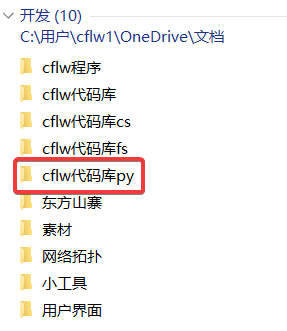
#> input picture 文档/图片/使用说明1.png, 287 x 331 px
$ python '图片添加水印.py' '../文档/图片/使用说明1.png' '../文档/图片/使用说明2.png'
#> lines starting #> are read from the running program, lines starting #| are printed output that depends on the picture
### cflw代码库py/cflw图像.py
import enum
import functools
from PIL import Image, ImageDraw	#pillow
from . import cflw数学 as 数学
from . import cflw数学_向量 as 向量
from . import cflw数学_图形 as 图形
class E定位(enum.IntEnum):
	e左上 = enum.auto()
	e中上 = enum.auto()
	e右上 = enum.auto()
	e左中 = enum.auto()
	e中间 = enum.auto()
	e右中 = enum.auto()
	e左下 = enum.auto()
	e中下 = enum.auto()
	e右下 = enum.auto()
class E寻址(enum.IntEnum):
	e环绕 = enum.auto()
	e镜面 = enum.auto()
	e夹取 = enum.auto()
	e颜色 = enum.auto()
class E采样(enum.IntEnum):
	e最近点 = enum.auto()
	e线性 = enum.auto()
class C模式:
	c二值 = "1"
	c灰度 = "L"
	c红绿蓝 = "RGB"
	c红绿蓝阿 = "RGBA"
	c印刷四色 = "CMYK"
	rgb = "RGB"
	rgba = "RGBA"
	cmyk = "CMYK"
c水印掩码 = 3
c水印透明度 = 0.05
# [4 lines left out: function fe坐标, not called in this run]
def fc图像(a数据: list, a模式: str, a尺寸: tuple, a颜色 = 0):
	v新图 = Image.new(str(a模式), a尺寸, a颜色)
	v新图.putdata(a数据)
	return v新图
def F坐标到索引(a尺寸: tuple):
	return lambda x, y: int(y * a尺寸[0] + x)
#===============================================================================
# 简单计算
#===============================================================================
#像素
def f双像素运算m(a像素0: tuple, a像素1: tuple, af运算s):
	return tuple(af运算s(v像素1, v像素2) for v像素1, v像素2 in zip(a像素0, a像素1))
def F双像素运算m(a像素0: tuple, a像素1: tuple, af运算s):
	return functools.partial(f双像素运算m, af运算s = af运算s)
def f单像素运算m(a像素: tuple, af运算s):
	return tuple(af运算s(v像素) for v像素 in a像素)
def F单像素运算m(a像素: tuple, af运算s):
	return functools.partial(f单像素运算m, af运算s = af运算s)
#类型转换
def ft尺寸(a):
	v类型 = type(a)
	if v类型 in (向量.S向量2, 向量.S向量3, 向量.S向量4):
		return a.x, a.y
	elif v类型 in (list, tuple):
		if len(a) >= 2:
			return tuple(a)
		else:
			raise ValueError("长度必需>=2")
	else:
		raise ValueError("无法识别的类型")
# [14 lines left out: function ft颜色, not called in this run]
#===============================================================================
# 像素读写
#===============================================================================
def f像素写m(a像素: tuple, a写: tuple, a掩码: int):
	"多通道"
	return f双像素运算m(a像素, a写, functools.partial(f像素写s, a掩码 = a掩码))
def f像素写s(a像素: int, a写: int, a掩码: int):
	"单通道"
	return (a像素 & ~a掩码) | (a写 & a掩码)
def f像素读m(a像素: tuple, a掩码: int):
	"多通道"
	return f单像素运算m(a像素, functools.partial(f像素读s, a掩码 = a掩码))
def f像素读s(a像素: int, a掩码: int):
	"单通道"
	return a像素 & a掩码
def f颜色缩小m(a像素: tuple, a掩码: int):
	"多通道"
	return f单像素运算m(a像素, functools.partial(f颜色缩小s, a掩码 = a掩码))
def f颜色缩小s(a像素: int, a掩码: int):
	"单通道"
	return a像素 // (256 // (a掩码 + 1))
def f颜色放大m(a像素: tuple, a掩码: int):
	"多通道"
	return f单像素运算m(a像素, functools.partial(f颜色放大s, a掩码 = a掩码))
def f颜色放大s(a像素: int, a掩码: int):
	"单通道"
	return a像素 * 255 // a掩码
#===============================================================================
# 二维图像计算
#===============================================================================
def f对(af0, af1, a: tuple):
	return af0(a[0]), af1(a[1])
def f内(a坐标: int, a尺寸: int):
	return a坐标 if 数学.fi限制内(a坐标, 0, a尺寸 - 1) else None
# [16 lines left out: function f计算偏移, not called in this run]
def F寻址_相对(a偏移: tuple):
	"给定新尺寸坐标, 计算出原尺寸坐标"
	return lambda x, y: (x - a偏移[0], y - a偏移[1])
# [30 lines left out: functions F寻址_环绕, F寻址_镜面, F寻址_夹取, F寻址_颜色, F取像素, not called in this run]
#===============================================================================
# 混合,像素必需是rgba字节整数格式
#===============================================================================
def f颜色混合_正常(c0: int, a0: int, c1: int, a1: int):
	return c0 * (255 - a1) // 255 + c1 * a1 // 255
def f颜色混合_叠加(c0: int, a0: int, c1: int, a1: int):
	return (c0 * a0 // 255 + c1 * a1 // 255) % 255
def f颜色混合_叠底(c0: int, a0: int, c1: int, a1: int):
	return (c0 * a0 // 255 - c1 * a1 // 255) % 255
# [8 lines left out: function f像素混合, not called in this run]
def f像素混合_正常(a像素0: tuple, a像素1: tuple):
	return f像素混合(a像素0, a像素1, f颜色混合_正常, max)
def f像素混合_叠加(a像素0: tuple, a像素1: tuple):
	return f像素混合(a像素0, a像素1, f颜色混合_叠加, max)
def f像素混合_叠底(a像素0: tuple, a像素1: tuple):
	return f像素混合(a像素0, a像素1, f颜色混合_叠底, max)
#===============================================================================
# 通用图像处理
#===============================================================================
# [15 lines left out: function f调整画布大小, not called in this run]
def f平铺图像(a图像, a尺寸):
	"等于 f调整画布大小(a图像, a尺寸, a定位 = E定位.e左上, a寻址 = E寻址.e环绕, a颜色 = 图形.S颜色.c黑)"
	v图像 = Image.new(a图像.mode, a尺寸, (0, 0, 0, 0))
	v尺寸x, v尺寸y = ft尺寸(a尺寸)
	for y in range(0, v尺寸y, a图像.height):
		for x in range(0, v尺寸x, a图像.width):
			v图像.paste(a图像, (x, y))
	return v图像
def f调整图像大小(a图像, a尺寸, a采样 = E采样.e线性):
	raise NotImplementedError()
# [4 lines left out: function f单图像像素运算, not called in this run]
def f双图像像素运算_顺序(a图像0, a图像1, af运算m):
	"""逐数据运算,如果图像尺寸不同,运算的像素可能有对不上"""
	v图像数据0 = list(a图像0.getdata())
	v图像数据1 = list(a图像1.getdata())
	v处理数据 = list(af运算m(v图像像素0, v图像像素1) for v图像像素0, v图像像素1 in zip(v图像数据0, v图像数据1))
	return fc图像(v处理数据, a图像0.mode, a图像0.size)
# [15 lines left out: function f双图像像素运算_对齐, not called in this run]
#===============================================================================
# 特殊图像处理
#===============================================================================
def f添加最低有效位水印(a图像, a水印, a掩码 = c水印掩码):
	return f双图像像素运算_顺序(a图像, a水印, lambda a像素, a写: f像素写m(a像素, f颜色缩小m(a写, a掩码), a掩码))
def f提取最低有效位水印(a图像, a掩码 = c水印掩码):
	return Image.eval(a图像, lambda a像素: f颜色放大s(f像素读s(a像素, a掩码), a掩码))
# [11 lines left out: function f添加透明水印, not called in this run]

### cflw代码库py/cflw数学_向量.py
import math
from . import cflw数学 as 数学
from . import cflw数学_矩阵 as 矩阵
#===============================================================================
# 任意向量
#===============================================================================
class S向量:
	def __init__(self, n, *t):
		self.m值 = list(t)
# [11 lines left out: function fc向量, not called in this run]
#===============================================================================
# 向量2
#===============================================================================
class S向量2:
	def __init__(self, ax = 0, ay = 0):
		self.x = ax
		self.y = ay
	def __str__(self):
		return "(" + str(self.x) + ", " + str(self.y) + ")"
	@staticmethod
	def fc方向r(a大小, a方向):
		return S向量2(math.cos(a方向) * a大小, math.sin(a方向) * a大小)
	# [38 lines left out: functions fc方向d, __add__, __sub__, __mul__, __truediv__, not called in this run]
	def fg大小(self):
		return math.hypot(self.x, self.y)
	def fg方向r(self):
		return math.atan2(self.y, self.x)
	def fg方向d(self):
		return math.degrees(self.fg方向r())
	# [8 lines left out: functions fg到点距离, fg到点方向r, not called in this run]
	def fg到点方向d(self, a点):
		return math.degrees(self.fg到点方向r(a点))
	# [8 lines left out: functions fs大小, fs方向r, not called in this run]
	def fs方向d(self, a方向):
		self.fs方向r(math.radians(a方向))
	def f点乘(self, a向量):
		return self.x * a向量.x + self.y * a向量.y
	def ft向量3(self, az = 0):
		return S向量3(self.x, self.y, az)
	def ft向量4(self, az = 0, aw = 0):
		return S向量4(self.x, self.y, az, aw)
	def ft元组(self):
		return (self.x, self.y)
	def ft极向量2(self):
		return S极向量2.fc直角(self.x, self.y)
	m大小 = property(fg大小, fs大小, None, "向量大小")
	m方向r = property(fg方向r, fs方向r, None, "向量方向(弧度)")
	m方向d = property(fg方向d, fs方向d, None, "向量方向(度)")
S向量2.c零 = S向量2(0, 0)
#===============================================================================
# 向量3
#===============================================================================
class S向量3:
	def __init__(self, ax = 0, ay = 0, az = 0):
		self.x = ax
		self.y = ay
		self.z = az
	# [11 lines left out: functions __add__, __mul__, not called in this run]
	def fg大小(self):
		return 数学.f平方和的平方根(self.x, self.y, self.z)
	# [5 lines left out: function fs大小, not called in this run]
	def f点乘(self, a向量):
		return self.x * a向量.x + self.y * a向量.y + self.z * a向量.z
	# [6 lines left out: function f叉乘, not called in this run]
	def ft向量2(self):
		return S向量2(self.x, self.y)
	def ft向量4(self, aw = 0):
		return S向量4(self.x, self.y, self.z, aw)
	def ft元组(self):
		return (self.x, self.y, self.z)
	m大小 = property(fg大小, fs大小, None, "向量大小")
S向量3.c零 = S向量3(0, 0, 0)
#===============================================================================
# 向量4
#===============================================================================
class S向量4:
	def __init__(self, ax = 0, ay = 0, az = 0, aw = 0):
		self.x = ax
		self.y = ay
		self.z = az
		self.w = aw
	# [45 lines left out: functions __mul__, __getitem__, __setitem__, __iter__, not called in this run]
	def fg大小(self):
		return 数学.f平方和的平方根(self.x, self.y, self.z, self.w)
	# [6 lines left out: function fs大小, not called in this run]
	def f点乘(self, a向量):
		return self.x * a向量.x + self.y * a向量.y + self.z * a向量.z + self.w * a向量.w
	def ft向量2(self):
		return S向量2(self.x, self.y)
	def ft向量3(self):
		return S向量3(self.x, self.y, self.z)
	def ft元组(self):
		return (self.x, self.y, self.z, self.w)
	m大小 = property(fg大小, fs大小, None, "向量大小")
S向量4.c零 = S向量4(0, 0, 0, 0)
#===============================================================================
# 极向量2
#===============================================================================
class S极向量2:
	"用极坐标表示的向量"
	def __init__(self, ar, at):
		self.r = ar
		self.t = at
	# [19 lines left out: functions fc直角, __add__, __mul__, not called in this run]
	def ft向量2(self):
		return S向量2.fc方向r(self.r, self.t)

### cflw代码库py/cflw数学_图形.py
import math
from . import cflw数学 as 数学
#===============================================================================
# 颜色转换
#===============================================================================
def f红绿蓝到平均f(r: float, g: float, b: float):
	return (r + g + b) / 3
def f红绿蓝到平均b(r: int, g: int, b: int):
	return (r + g + b) // 3
def f红绿蓝到灰度f(r: float, g: float, b: float):
	return r * 0.299 + g * 0.587 + b * 0.114
def f红绿蓝到灰度b(r: int, g: int, b: int):
	return (r*76 + g*150 + b*30) >> 8
#===============================================================================
# 颜色
#===============================================================================
class S颜色:
	def __init__(self, r = 0, g = 0, b = 0, a = 1):
		self.r = float(r)
		self.g = float(g)
		self.b = float(b)
		self.a = float(a)
	# [77 lines left out: functions fc红绿蓝全彩, fc色环, fc三基色环, fc彩虹, __getitem__, __setitem__, not called in this run]
	def __eq__(self, a):
		return self.r == a.r and self.g == a.g and self.b == a.b and self.a == a.a
	def __ne__(self, a):
		return self.r != a.r or self.g != a.g or self.b != a.b or self.a != a.a
	# [17 lines left out: functions __mul__, f分量乘, fe分量, not called in this run]
	def ft元组rgba(self):
		"""包含rgba"""
		return (self.r, self.g, self.b, self.a)
	def ft元组rgb(self):
		"""包含rgb"""
		return (self.r, self.g, self.b)
	def fg灰度(self):
		return f红绿蓝到灰度f(self.r, self.g, self.b)
	ft元祖 = ft元组rgba
S颜色.c白 = S颜色(1, 1, 1, 1)
S颜色.c黑 = S颜色(0, 0, 0, 1)
S颜色.c红 = S颜色(1, 0, 0, 1)
S颜色.c橙 = S颜色(1, 0.5, 0, 1)
S颜色.c黄 = S颜色(1, 1, 0, 1)
S颜色.c绿 = S颜色(0, 1, 0, 1)
S颜色.c青 = S颜色(0, 1, 1, 1)
S颜色.c蓝 = S颜色(0, 0, 1, 1)
S颜色.c紫 = S颜色(1, 0, 1, 1)

### 程序/图片添加水印.py
import sys
import pathlib
from PIL import Image	#pillow
import cflw代码库py.cflw图像 as 图像
def main():
	v图像路径 = sys.argv[1]
	v水印路径 = sys.argv[2]
	v图像 = Image.open(v图像路径)
#> v图像 is the input picture: PIL image 287x331 RGBA; mean R, G, B, A 245.5, 242.7, 241.8, 255
	v水印 = Image.open(v水印路径)
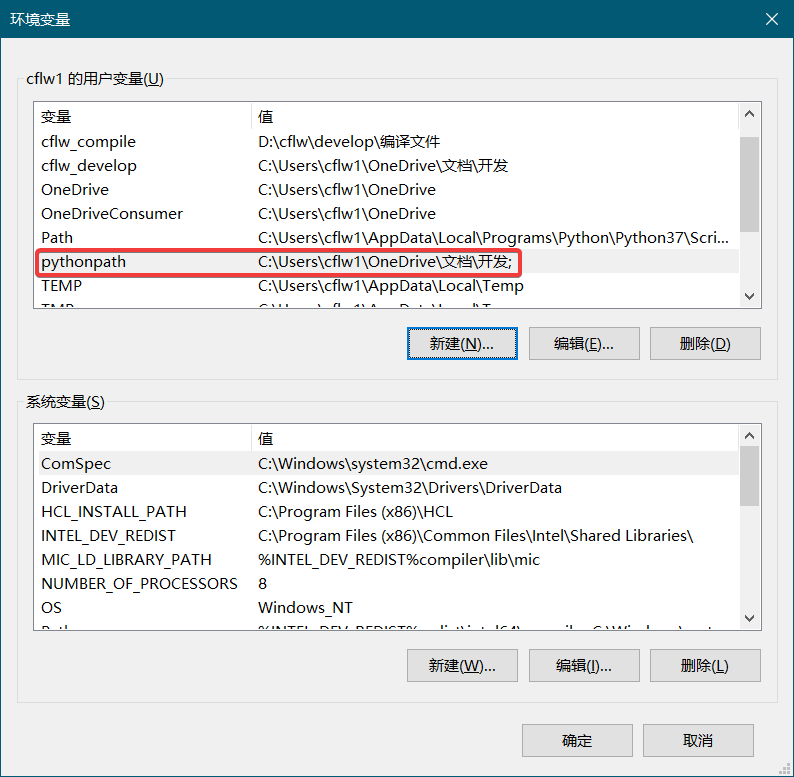
#> input picture 文档/图片/使用说明2.png, 794 x 777 px
#> v水印 is the input picture: PIL image 794x777 RGBA; mean R, G, B, A 224.5, 228, 229.5, 255
	#处理
	v水印 = 图像.f平铺图像(v水印, v图像.size)
#> in f平铺图像, `v图像 = Image.new(a图像.mode, a尺寸, (0, 0, 0, 0))`: v图像: PIL image 287x331 RGBA; every value is 0
#> after the loop in f平铺图像, `for y in range(0, v尺寸y, a图像.height):`:
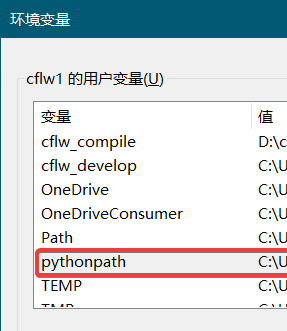
#> v图像: PIL image 287x331 RGBA; mean R, G, B, A 210.5, 216.5, 219.5, 255
	v图像 = 图像.f添加最低有效位水印(v图像, v水印)
#> in f双图像像素运算_顺序, `v图像数据0 = list(a图像0.getdata())`: v图像数据0 = 94997 items
	#保存
	v保存路径0 = pathlib.PurePath(v图像路径)
	v保存路径1 = pathlib.Path(v保存路径0.parent) / f"{v保存路径0.stem}_添加水印.png"
	print(f"保存到: {v保存路径1}")
	v图像.save(v保存路径1)
if __name__ == "__main__":
	main()
